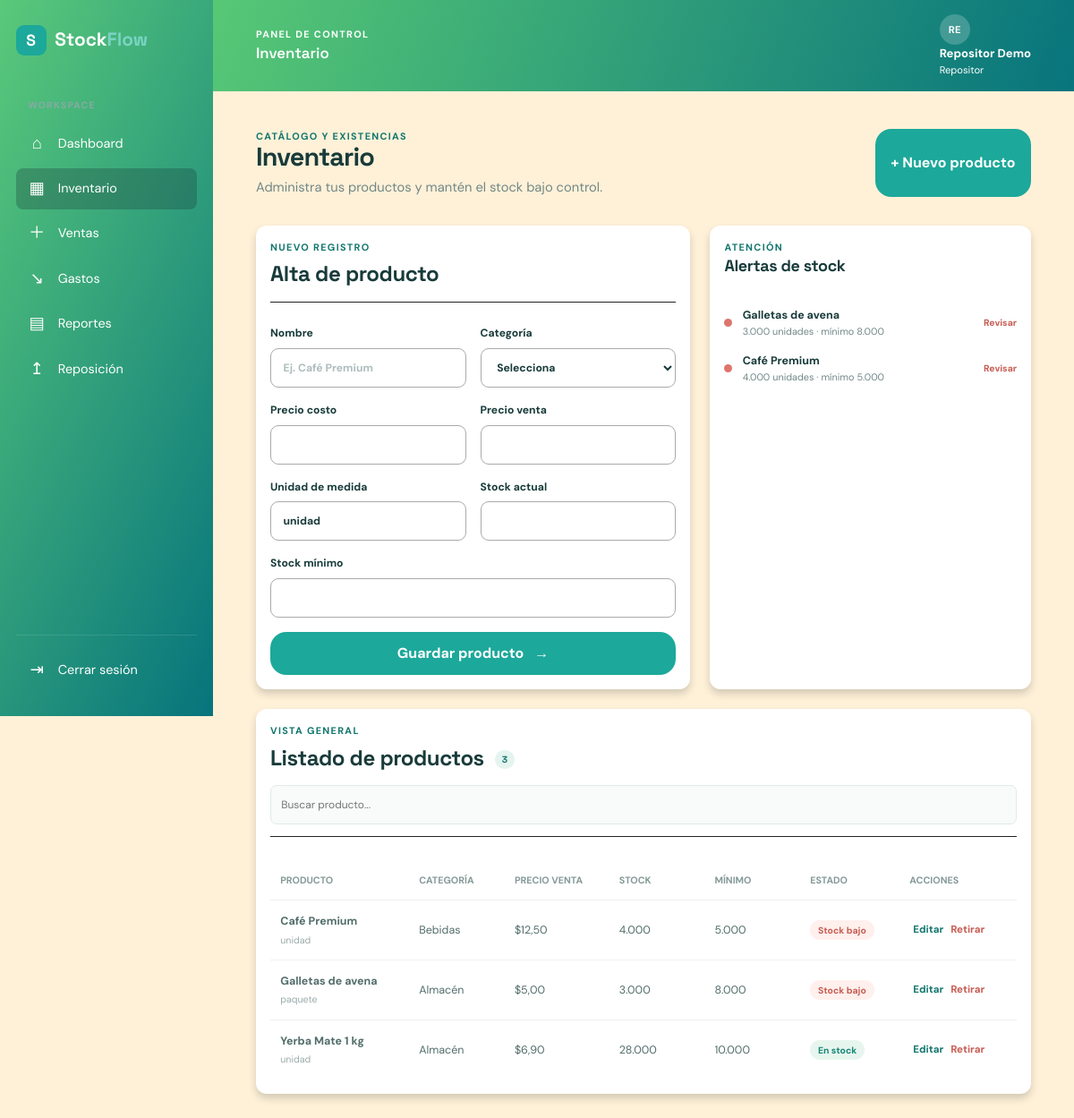
Screenshot of /inventario.php (signed in) with the database file from the repository.
### tables this page shows
CREATE TABLE products (
    id INT UNSIGNED AUTO_INCREMENT PRIMARY KEY,
    category_id INT UNSIGNED NOT NULL,
    supplier_id INT UNSIGNED NULL,
    name VARCHAR(150) NOT NULL,
    unit VARCHAR(30) NOT NULL DEFAULT 'unidad',
    cost DECIMAL(12,2) NOT NULL,
    price DECIMAL(12,2) NOT NULL,
    stock DECIMAL(12,3) NOT NULL DEFAULT 0,
    minimum_stock DECIMAL(12,3) NOT NULL DEFAULT 0,
    active TINYINT(1) NOT NULL DEFAULT 1,
    created_at TIMESTAMP NOT NULL DEFAULT CURRENT_TIMESTAMP,
    updated_at TIMESTAMP NOT NULL DEFAULT CURRENT_TIMESTAMP ON UPDATE CURRENT_TIMESTAMP,
    CONSTRAINT fk_products_category FOREIGN KEY (category_id) REFERENCES categories(id),
    CONSTRAINT fk_products_supplier FOREIGN KEY (supplier_id) REFERENCES suppliers(id) ON DELETE SET NULL,
    INDEX idx_products_name (name),
    INDEX idx_products_stock (stock, minimum_stock)
);

CREATE TABLE categories (
    id INT UNSIGNED AUTO_INCREMENT PRIMARY KEY,
    name VARCHAR(80) NOT NULL UNIQUE,
    active TINYINT(1) NOT NULL DEFAULT 1
);

### config/bootstrap.php (called while the page is built, shortened)
<?php
function e(string|int|float|null $value): string
{
    return htmlspecialchars((string) $value, ENT_QUOTES, 'UTF-8');
}
function money(float|int $value): string
{
    return '$' . number_format((float) $value, 2, ',', '.');
}

### data/repository.php (called while the page is built, shortened)
<?php
function products(PDO $pdo, string $search = ''): array
{
    $query = 'SELECT p.*, c.name AS category_name FROM products p JOIN categories c ON c.id = p.category_id WHERE p.active = 1';
    $params = [];
    $query .= ' ORDER BY p.name';
    $statement = $pdo->prepare($query);
    $statement->execute($params);
    return $statement->fetchAll();
}
function low_stock(PDO $pdo): array
{
    return $pdo->query('SELECT p.name, p.stock, p.minimum_stock FROM products p WHERE p.active = 1 AND p.stock <= p.minimum_stock ORDER BY p.stock')->fetchAll();
}

### inventario.php (the view, shortened to what this page needs)
<?php
require_once __DIR__ . '/config/bootstrap.php';
require_once __DIR__ . '/data/repository.php';
$pdo = db();
$editing = null; $error = null;
$search = trim($_GET['q'] ?? ''); $products = products($pdo, $search); $categories = categories($pdo); $lowStock = low_stock($pdo);
require __DIR__ . '/includes/header.php';
?>
<section class="page-heading"><div><p class="eyebrow">Catálogo y existencias</p><h1>Inventario</h1><p class="muted">Administra tus productos y mantén el stock bajo control.</p></div><button class="btn btn-primary" type="button" data-scroll-to="inventarioForm">+ Nuevo producto</button></section>
<div class="content-grid inventory-layout"><section class="panel form-panel"><div class="panel-heading"><div><p class="eyebrow"><?= $editing ? 'Editar registro' : 'Nuevo registro' ?></p><h2><?= $editing ? 'Editar producto' : 'Alta de producto' ?></h2></div></div><form id="inventarioForm" class="form-grid" method="post"><input type="hidden" name="csrf" value="<?= e(csrf_token()) ?>"><input type="hidden" name="action" value="save"><input type="hidden" name="id" value="<?= e($editing['id'] ?? '') ?>"><div class="form-row"><label for="name">Nombre<input id="name" name="name" type="text" value="<?= e($editing['name'] ?? '') ?>" placeholder="Ej. Café Premium" required></label><label for="category_id">Categoría<select id="category_id" name="category_id" required><option value="">Selecciona</option><?php foreach ($categories as $category): ?><option value="<?= e($category['id']) ?>" <?= (int) ($editing['category_id'] ?? 0) === (int) $category['id'] ? 'selected' : '' ?>><?= e($category['name']) ?></option><?php endforeach; ?></select></label></div><div class="form-row"><label for="cost">Precio costo<input id="cost" name="cost" type="number" step="0.01" value="<?= e($editing['cost'] ?? '') ?>" required></label><label for="price">Precio venta<input id="price" name="price" type="number" step="0.01" value="<?= e($editing['price'] ?? '') ?>" required></label></div><div class="form-row"><label for="unit">Unidad de medida<input id="unit" name="unit" type="text" value="<?= e($editing['unit'] ?? 'unidad') ?>" required></label><label for="stock">Stock actual<input id="stock" name="stock" type="number" step="0.001" value="<?= e($editing['stock'] ?? '') ?>" required></label></div><label for="minimum_stock">Stock mínimo<input id="minimum_stock" name="minimum_stock" type="number" step="0.001" value="<?= e($editing['minimum_stock'] ?? '') ?>" required></label><?php if ($error): ?><p class="error-message"><?= e($error) ?></p><?php endif; ?><button class="btn btn-primary" type="submit"><?= $editing ? 'Actualizar producto' : 'Guardar producto' ?> <span>→</span></button></form></section><section class="panel alert-panel inventory-alert"><div><p class="eyebrow">Atención</p><h2>Alertas de stock</h2></div><ul id="alertList" class="alert-list"><?php foreach ($lowStock as $item): ?><li><span class="status-dot critical"></span><span><strong><?= e($item['name']) ?></strong><small><?= e($item['stock']) ?> unidades · mínimo <?= e($item['minimum_stock']) ?></small></span><b>Revisar</b></li><?php endforeach; ?><?php if (!$lowStock): ?><li class="empty-state">No hay alertas activas.</li><?php endif; ?></ul></section></div>
<section class="panel table-panel"><div class="panel-heading"><div><p class="eyebrow">Vista general</p><h2>Listado de productos <span class="count-badge"><?= count($products) ?></span></h2></div><form class="table-tools" method="get"><input type="search" name="q" value="<?= e($search) ?>" placeholder="Buscar producto..." aria-label="Buscar producto"></form></div><div class="table-wrap"><table><thead><tr><th>Producto</th><th>Categoría</th><th>Precio venta</th><th>Stock</th><th>Mínimo</th><th>Estado</th><th>Acciones</th></tr></thead><tbody id="productosBody"><?php foreach ($products as $product): ?><tr><td><strong><?= e($product['name']) ?></strong><small><?= e($product['unit']) ?></small></td><td><?= e($product['category_name']) ?></td><td><?= money($product['price']) ?></td><td><?= e($product['stock']) ?></td><td><?= e($product['minimum_stock']) ?></td><td><span class="status-pill <?= $product['stock'] <= $product['minimum_stock'] ? 'status-low' : 'status-ok' ?>"><?= $product['stock'] <= $product['minimum_stock'] ? 'Stock bajo' : 'En stock' ?></span></td><td><a class="table-action" href="inventario.php?edit=<?= e($product['id']) ?>">Editar</a><form class="inline-form" method="post" data-confirm="¿Retirar este producto?"><input type="hidden" name="csrf" value="<?= e(csrf_token()) ?>"><input type="hidden" name="action" value="delete"><input type="hidden" name="id" value="<?= e($product['id']) ?>"><button class="table-action danger" type="submit">Retirar</button></form></td></tr><?php endforeach; ?><?php if (!$products): ?><tr><td colspan="7" class="empty-state">No hay productos que coincidan con la búsqueda.</td></tr><?php endif; ?></tbody></table></div></section>
<?php require __DIR__ . '/includes/footer.php'; ?>

### assets/css/styles.css (style rules this page uses)
:root { --ink:#183b3a;--muted:#718786;--teal:#1ca89a;--teal-dark:#11766e;--mint:#e5f4ef;--paper:#fff;--canvas:#f5f8f6;--line:#e0ebe7;--blue:#5d8fe8;--amber:#e5a548;--coral:#dd756d;--shadow:0 12px 30px rgba(36,76,70,.07) }
* { box-sizing:border-box;margin:0;padding:0 }
html { font-size:16px;scroll-behavior:smooth }
body { background:var(--canvas);color:var(--ink);font-family:'DM Sans',sans-serif;line-height:1.5;-webkit-font-smoothing:antialiased }
a { color:inherit;text-decoration:none }
button,input,select { font:inherit }
button { cursor:pointer }
h1,h2,h3,.brand { font-family:'Space Grotesk',sans-serif }
h1 { font-size:clamp(1.8rem,3vw,2.5rem);line-height:1.1;letter-spacing:-.03em }
h2 { font-size:1.12rem;letter-spacing:-.02em }
p { color:var(--muted) }
.muted { font-size:.92rem;margin-top:.35rem }
.eyebrow { color:var(--teal-dark);font-size:.68rem;font-weight:700;letter-spacing:.12em;text-transform:uppercase }
.btn { border:0;border-radius:9px;display:inline-flex;align-items:center;justify-content:center;gap:.75rem;padding:.75rem 1.1rem;font-weight:700;transition:transform .2s,box-shadow .2s }
.btn-primary { background:var(--teal);color:#fff }
.app-page { min-height:100vh }
.welcome-row,.page-heading { align-items:end;display:flex;justify-content:space-between;margin-bottom:2rem }
.content-grid { display:grid;gap:1.4rem;grid-template-columns:minmax(0,1.65fr) minmax(300px,1fr);margin-bottom:1.4rem }
.panel { background:#fff;border:1px solid var(--line);border-radius:12px;box-shadow:var(--shadow);padding:1.5rem }
.panel-heading { align-items:start;display:flex;justify-content:space-between;margin-bottom:1.6rem }
.panel-heading h2 { margin-top:.25rem }
.panel-heading select,.table-tools input { background:#f8fbfa;border:1px solid var(--line);border-radius:7px;color:var(--muted);font-size:.75rem;padding:.55rem .7rem }
.alert-panel { align-items:center;display:flex;justify-content:space-between }
.form-grid { display:grid;gap:1rem }
.form-row { display:grid;gap:1rem;grid-template-columns:repeat(2,minmax(0,1fr)) }
.form-grid label,.form-row label { color:var(--ink);display:flex;flex-direction:column;font-size:.76rem;font-weight:700;gap:.45rem }
.form-grid input,.form-grid select,.form-row input,.form-row select,.form-panel input,.form-panel select { background:#fbfdfc;border:1px solid var(--line);border-radius:7px;color:var(--ink);outline:0;padding:.75rem .85rem }
.form-grid input::placeholder,.form-row input::placeholder { color:#adbdbc }
.inventory-layout { grid-template-columns:minmax(0,1.15fr) minmax(300px,.85fr) }
.table-panel { margin-top:1.4rem }
.table-tools input { min-width:180px }
.table-wrap { overflow:auto }
.table-wrap table { border-collapse:collapse;min-width:620px;width:100% }
th,td { border-bottom:1px solid #edf2f0;font-size:.78rem;padding:.9rem .7rem;text-align:left;white-space:nowrap }
th { color:#849997;font-size:.67rem;font-weight:700;text-transform:uppercase }
td { color:#526d6a }
td strong,td small { display:block }
td small { color:#9aabaa;font-size:.67rem;margin-top:.15rem }
.table-wrap tr:last-child td { border-bottom:0 }
.count-badge { background:var(--mint);border-radius:20px;color:var(--teal-dark);font-size:.65rem;margin-left:.4rem;padding:.25rem .5rem;vertical-align:middle }
.status-pill { border-radius:20px;font-size:.65rem;font-weight:700;padding:.3rem .55rem }
.status-ok { background:#e7f5ef;color:#168675 }
.status-low { background:#fff0ed;color:#c65c52 }
.alert-panel.inventory-alert { align-items:stretch;display:block }
.alert-list { display:grid;gap:1rem;list-style:none;margin-top:2rem }
.alert-list li { align-items:center;display:flex;gap:.7rem }
.alert-list li>span:nth-child(2) { flex:1 }
.alert-list strong,.alert-list small { display:block;font-size:.78rem }
.alert-list small { color:var(--muted);font-size:.68rem }
.alert-list b { color:#c65c52;font-size:.65rem }
.status-dot { border-radius:50%;height:9px;width:9px }
.status-dot.critical { background:var(--coral) }

### rows the page displays
products: name "Galletas de avena", stock "3.000", minimum_stock "8.000", unit "paquete", category.name "Almacén", price "$5,00", shows "Stock bajo"
products: name "Café Premium", stock "4.000", minimum_stock "5.000", unit "unidad", category.name "Bebidas", price "$12,50", shows "Stock bajo"
products: name "Yerba Mate 1 kg", unit "unidad", category.name "Almacén", price "$6,90", stock "28.000", minimum_stock "10.000", shows "En stock"

### other values shown
$pageTitle "Inventario"
substr($user['name'] ?? 'U', 0, 2) "RE"
$user['name'] "Repositor Demo"
$user['role'] "Repositor"
count($products) "3"
